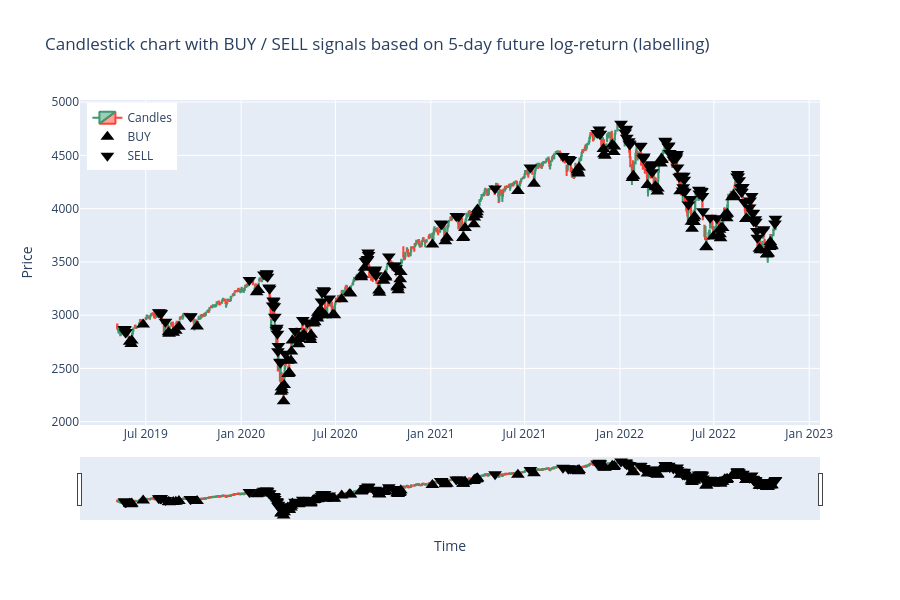

Notebook cell for this chart:
### Code cell
df_slice = df_ta.iloc[split_idx+SEQ_LEN:].copy()
# Identify signals
buy_signals = df_slice[test_df['Target'] > 1]
sell_signals = df_slice[test_df['Target'] < -1]
# Create candlestick figure
fig = go.Figure(data=[go.Candlestick(
    x=df_slice.index,   # use index for x-axis
    open=df_slice['Open'],
    high=df_slice['High'],
    low=df_slice['Low'],
    close=df_slice['Close'],
    name='Candles'
)])
# BUY signals (triangle-up)
fig.add_trace(go.Scatter(
    x=buy_signals.index,
    y=buy_signals['Low'],  # anchor near candle low
    mode='markers', 
    marker=dict(symbol='triangle-up', size=12, color='black'), 
    name='BUY'
))
# SELL signals (triangle-down)
fig.add_trace(go.Scatter(
    x=sell_signals.index,
    y=sell_signals['High'],  # anchor near candle high
    mode='markers', 
    marker=dict(symbol='triangle-down', size=12, color='black'),
    name='SELL'
))
fig.update_layout(
    title=f"Candlestick chart with BUY / SELL signals based on {HORIZON}-day future log-return (labelling)",
    xaxis_title="Time", 
    yaxis_title="Price", 
    height=600,
    legend=dict(x=0.01, y=0.99)
)
path = "plots/improved_lstm_full_test_true.png"
fig.write_image(path)
fig.show()
display(Image(filename=path)) # Display static image (GitHub-compatible)

### Figure 1 — Plotly figure (JSON) as saved in the notebook; plotly's stock layout.template omitted (floating-point values rounded to 4 significant figures; data arrays with more than 128 entries replaced by an {"elided": "..."} marker saying what was removed)
{"data": [{"close": {"elided": "881 float values"}, "high": {"elided": "881 float values"}, "low": {"elided": "881 float values"}, "name": "Candles", "open": {"elided": "881 float values"}, "type": "candlestick", "x": {"elided": "881 str values"}}, {"marker": {"color": "black", "size": 12, "symbol": "triangle-up"}, "mode": "markers", "name": "BUY", "type": "scatter", "x": {"elided": "130 str values"}, "y": {"elided": "130 float values"}}, {"marker": {"color": "black", "size": 12, "symbol": "triangle-down"}, "mode": "markers", "name": "SELL", "type": "scatter", "x": {"elided": "138 str values"}, "y": {"elided": "138 float values"}}], "layout": {"height": 600, "legend": {"x": 0.01, "y": 0.99}, "title": {"text": "Candlestick chart with BUY / SELL signals based on 5-day future log-return (labelling)"}, "xaxis": {"title": {"text": "Time"}}, "yaxis": {"title": {"text": "Price"}}}}
